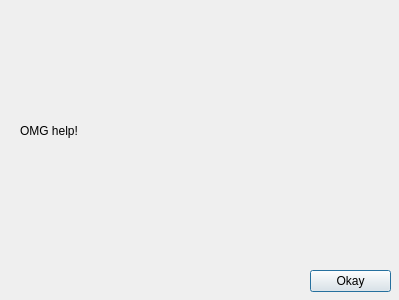
<?xml version="1.0" encoding="UTF-8"?>
<ui version="4.0">
 <class>HelpDialog</class>
 <widget class="QDialog" name="HelpDialog">
  <property name="geometry">
   <rect>
    <x>0</x>
    <y>0</y>
    <width>399</width>
    <height>300</height>
   </rect>
  </property>
  <property name="windowTitle">
   <string>Help</string>
  </property>
  <widget class="QLabel" name="label">
   <property name="geometry">
    <rect>
     <x>20</x>
     <y>20</y>
     <width>361</width>
     <height>221</height>
    </rect>
   </property>
   <property name="text">
    <string>OMG help!</string>
   </property>
  </widget>
  <widget class="QPushButton" name="pushButton">
   <property name="geometry">
    <rect>
     <x>310</x>
     <y>270</y>
     <width>81</width>
     <height>22</height>
    </rect>
   </property>
   <property name="text">
    <string>Okay</string>
   </property>
  </widget>
 </widget>
 <resources/>
 <connections/>
</ui>
